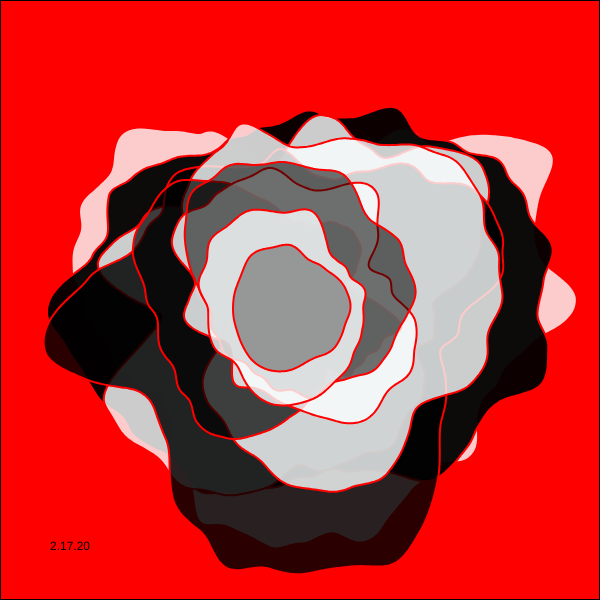
Frame 1 (no input)
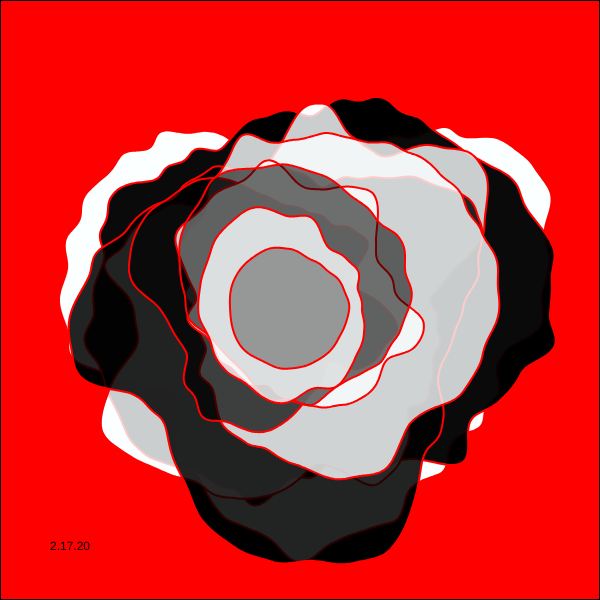
Frame 60 (no input)
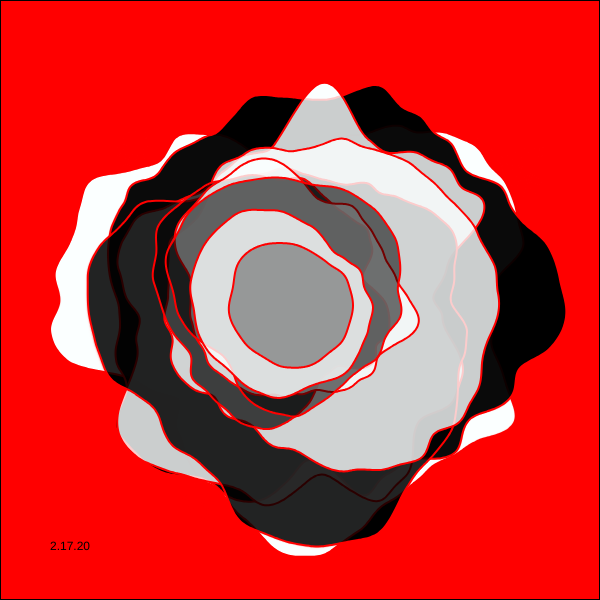
Frame 120 (the mouse pressed at the canvas centre since frame 60)

The p5.js sketch that drew these frames (run headless with seeded random() and noise() and a simulated clock; from frame 60 on, the mouse is pressed at the canvas centre):

// p5.js sketch
// ── sketch.js
// By Roni Kaufman

let kMax;
let step;
let n = 10; // number of blobs
let radius = 0; // diameter of the circle
let inter = 1; // difference between the sizes of two blobs
let maxNoise = 400;

let noiseProg = (x) => (sqrt(x));

function setup() {
  createCanvas(600, 600);
  colorMode(RGB, 1);
  angleMode(DEGREES);
  //noFill();
  //noLoop();
  kMax = 1;
  step = 1;
  strokeWeight(2);
  stroke(0);
  fill(255, 0, 0);
  rect(0, 0, width, height);
}

function draw() {
  // background(0);
  let t = frameCount/400;
noStroke();
  for (let i = n; i >= 1; i--) {
    let alpha = 1 - noiseProg(i / n);
    if (i % 2 === 0) {
      fill(0.99, 1, 1, 0.8);
     stroke(255, 0, 0);
    } else {
      fill(0, 1 - alpha);
      //stroke(0.99, 1, 1, 0.8);
    }
    let size = radius*2 + i * inter;
    let k = kMax * sqrt(i/n);
    let noisiness = maxNoise * noiseProg(i / n);
    blob(size, width/2, height/2, k, t + i * step, noisiness);
  }
    // noStroke();
  fill(0);
  text("2.17.20", 50, height - 50);
}

function blob(size, xCenter, yCenter, k, t, noisiness) {
  beginShape();
  let angleStep = 360 / 500;
  for (let theta = 0; theta < 360; theta += angleStep) {
    let r1, r2;
    /*
    if (theta < PI / 2) {
      r1 = cos(theta);
      r2 = 1;
    } else if (theta < PI) {
      r1 = 0;
      r2 = sin(theta);
    } else if (theta < 3 * PI / 2) {
      r1 = sin(theta);
      r2 = 0;
    } else {
      r1 = 1;
      r2 = cos(theta);
    }
    */
    r1 = cos(theta)+1;
    r2 = sin(theta)+1;
    let r = size + noise(k * r1,  k * r2, t) * noisiness;
    let x = xCenter + r * cos(theta);
    let y = yCenter + r * sin(theta);
    curveVertex(x, y);
  }
  endShape(CLOSE);
}
